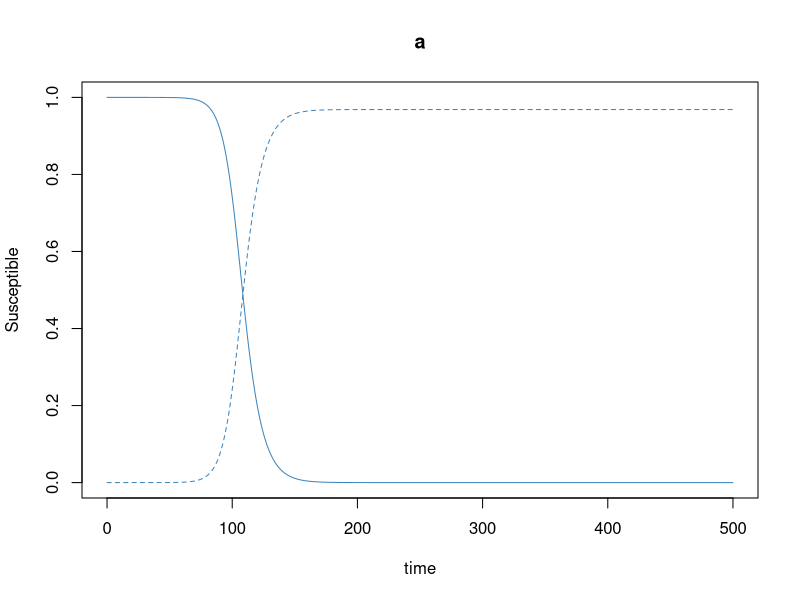
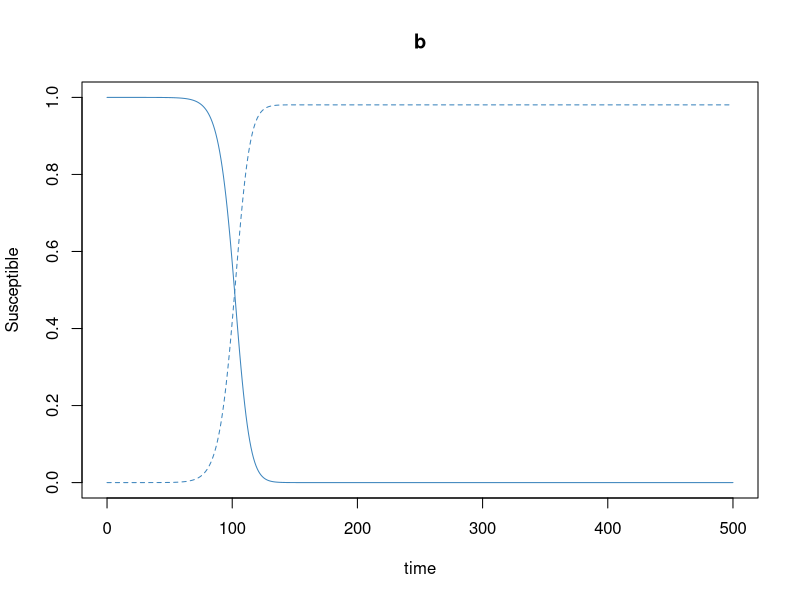
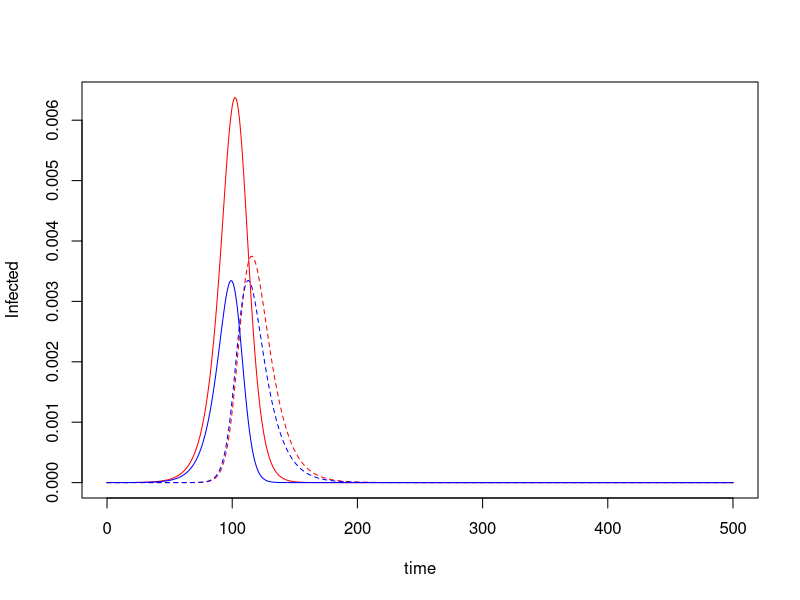
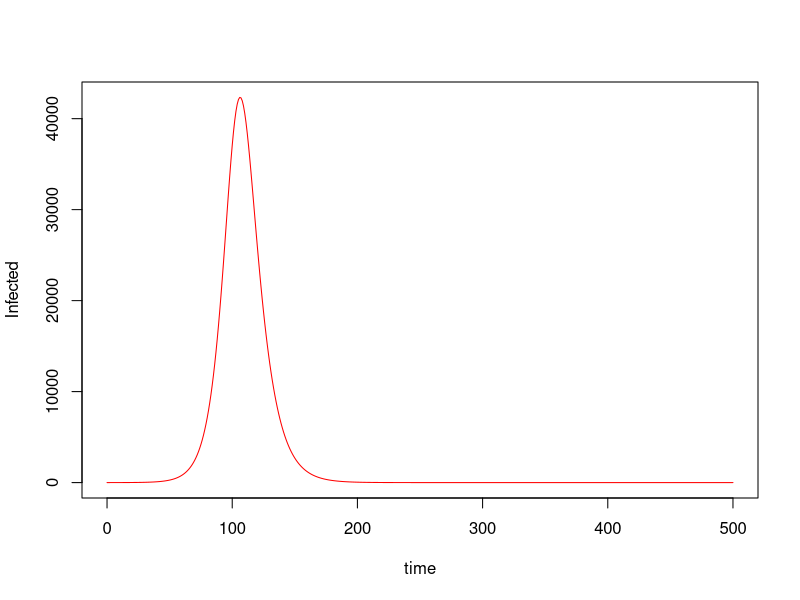
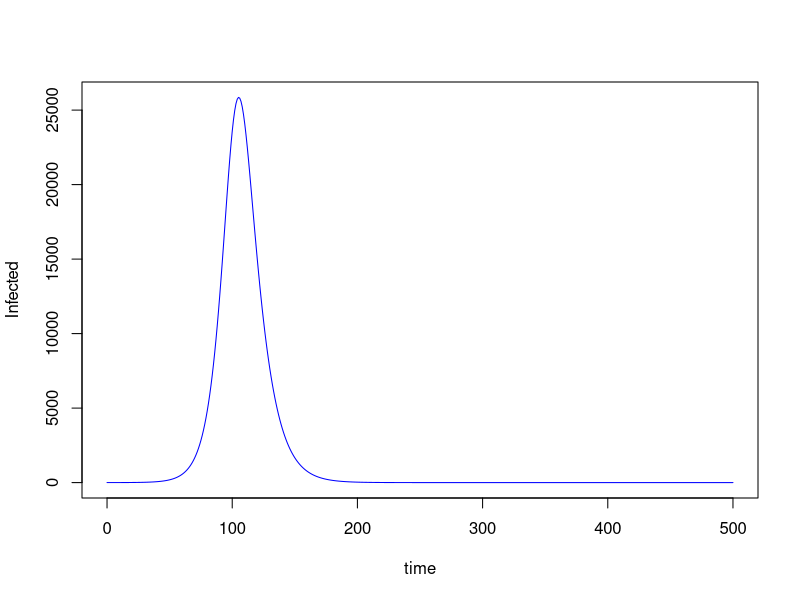
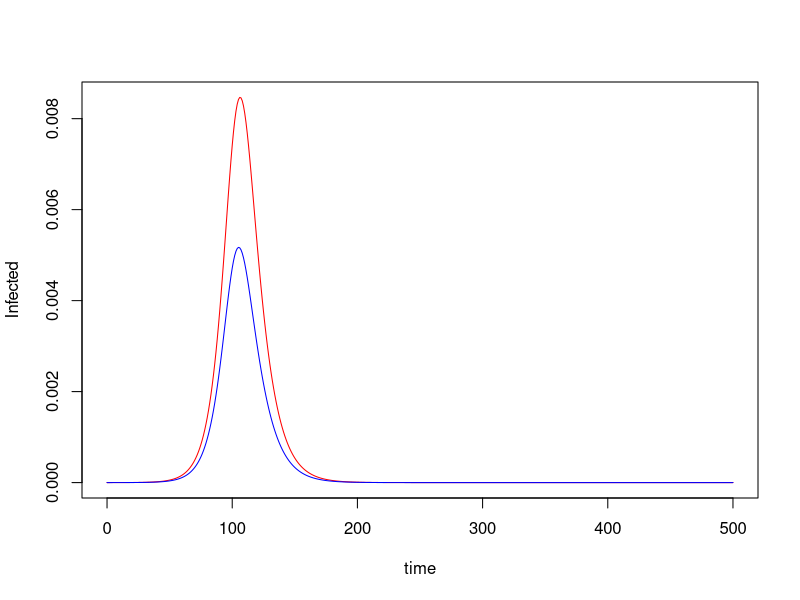
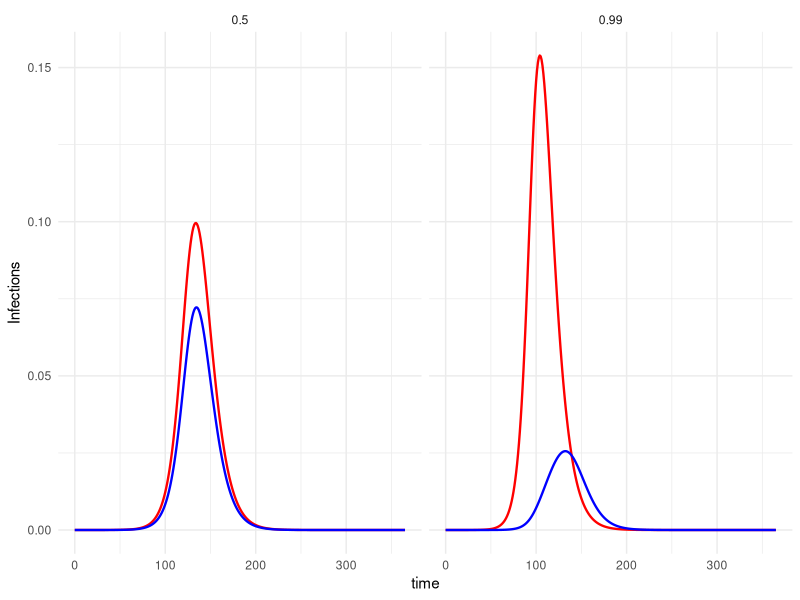
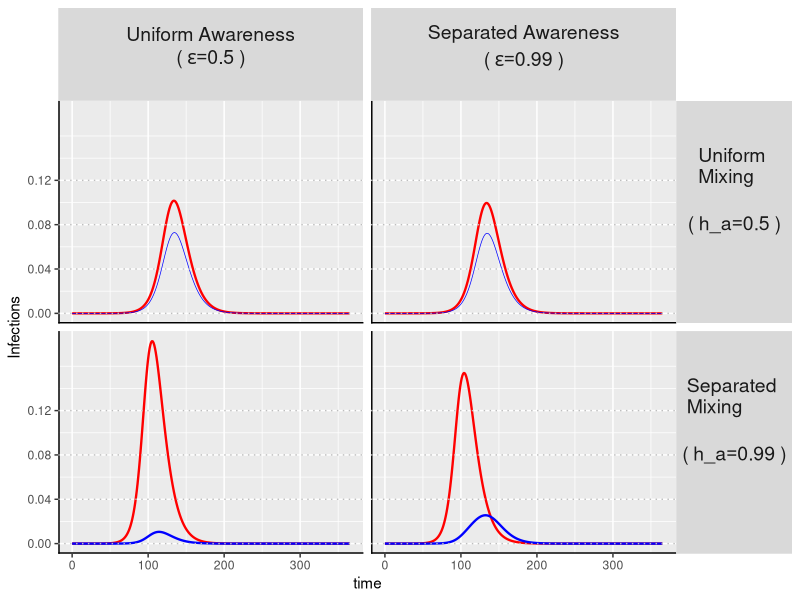

Reproduce these figures in R, in order.
# adapted from Harris et al.
# https://github.com/mjharris95/divided-disease/blob/main/aware-eqs.R
# https://www.cambridge.org/core/journals/evolutionary-human-sciences/article/social-divisions-and-risk-perception-drive-divergent-epidemics-and-large-later-waves/71613CAF7D03C9F20A8864A59B9BF311#article

library(deSolve)
library(tidyverse)
library(reshape2)

# two group SIR model (A and B); each compartment is split into "Protected (P)" and "Unprotected (U)"
# both groups can adopt protective behavior (i.e. mask usage) in two ways: 1) in response to deaths over a specified time window; 2) through contact with other "protected" individuals
# protective behavior is protective of both transmission and infection
# groups can differ in their rate of contact and their propensity to adopt protective behaviors
# fraction of the population in each group can vary
# homophily (degree to which members of a group mix within group versus outside their group) can vary


sir_two_group_pu <- function(C = NA, C_a = 3, C_b = 3, 
                          trans_p = 0.05, rho=1/10, mu = 0.01, 
                          h_a=.5, kappa=0.03, phi = 0,
                          I0_a=1, I0_b=1, N0 = 10000000, frac_a = 0.5, time = 500,
                          ell = 1, theta = NA, theta_a = 100, theta_b  = 100, 
                          epsilon = NA, epsilon_a = 0.5, epsilon_b = 0.5,
                          omega = NA, omega_a = 0.01, omega_b = 0.01,
                          get_params=FALSE) {
  
  
  if(!is.na(epsilon)){
    epsilon_a<-epsilon
    epsilon_b<-epsilon
  }
  
  if(!is.na(theta)){
    theta_a<-theta
    theta_b<-theta
  }
  
  if(!is.na(omega)){
    omega_a<-omega
    omega_b<-omega
  }
  
  
  if(!is.na(C)){
    C_a<-C
    C_b<-C
  }
  
  N0_a = N0 * frac_a #letting population be constant for now
  N0_b = N0 * (1 - frac_a)
  
  # create contact matrix entries : C_ba = contacts members of a have with members of b
  C_aa = C_a * h_a
  C_ba = C_a * (1 - h_a)
  # by reciprocity
  C_ab = (frac_a * C_ba ) / (1 - frac_a)
  C_bb = max(0, C_b - C_ab)
  
  N_a = N0_a
  N_b = N0_b
  
  #print(c(C_aa, C_ba, C_ab, C_bb))
  
  params<-c("trans_p" = trans_p, 
            "h_a"= h_a, 
            "C_a" = C_a, "C_b" = C_b,
            "C_aa" = C_aa, "C_ab" = C_ab,
            "C_ba" = C_ba, "C_bb" = C_bb,
            "kappa" = kappa,
            "phi"=phi, 
            "rho"=rho, 
            "mu"=mu, "time"=time, 
            "I0_a"=I0_a, "I0_b"=I0_b, 
            "N0_a" = N0_a, "N0_b"= N0_b,
            "ell"=ell,
            "epsilon_a"=epsilon_a, "epsilon_b"=epsilon_b,
            "theta_a"=theta_a, "theta_b"=theta_b) 
  
  state<-c( 
    
    #group a
    SUa<-(N0_a - I0_a),
    SPa<-0,
    IUa<-I0_a,
    IPa<-0,
    RUa<-0,
    RPa<-0,
    DUa<-0,
    DPa<-0,
    
    #group b
    SUb<-N0_b - I0_b,
    SPb<-0,
    IUb<-I0_b,
    IPb<-0,
    RUb<-0,
    RPb<-0,
    DUb<-0,
    DPb<-0
  )
  
  names(state)<- c("SUa", "SPa", "IUa", "IPa", "RUa", "RPa", "DUa", "DPa",
                   "SUb", "SPb", "IUb", "IPb", "RUb", "RPb", "DUb", "DPb")
  
  sir_up<-function(t, state, parameter){
    
    with(as.list(c(parameter, state)), {
      
      
      if(t<ell){
        lag<-rep(0, length(state))
      }
      else{
        lag<-lagvalue(t-ell)
      }
      
      dSUa <- -SUa*trans_p*(C_aa*(IUa/N_a + kappa*IPa/N_a) + C_ba*(IUb/N_b + kappa*IPb/N_b)) + 
        phi * SPa  - 
        theta_a * SUa * (epsilon_a * ((DUa+DPa-lag[which(names(state) == "DUa")]-lag[which(names(state) == "DPa")])/N_a) + 
                           (1-epsilon_a) * ((DUb+DPb-lag[which(names(state) == "DUb")]-lag[which(names(state) == "DPb")])/N_b) ) -
        omega_a * SUa * (C_aa *((SPa + IPa + RPa)/N_a) + (C_ba)*((SPb + IPb + RPb)/N_b))
      
 
      dSPa <- -SPa*kappa*trans_p*(C_aa*(IUa/N_a + kappa*IPa/N_a) + C_ba*(IUb/N_b + kappa*IPb/N_b)) - 
        phi * SPa +
        theta_a * SUa * (epsilon_a * ((DUa+DPa-lag[which(names(state) == "DUa")]-lag[which(names(state) == "DPa")])/N_a) + 
                           (1-epsilon_a) * ((DUb+DPb-lag[which(names(state) == "DUb")]-lag[which(names(state) == "DPb")])/N_b) ) +
        omega_a * SUa * (C_aa *((SPa + IPa + RPa)/N_a) + (C_ba)*((SPb + IPb + RPb)/N_b))
      
      dIUa <- SUa*trans_p*(C_aa*(IUa/N_a + kappa*IPa/N_a) + C_ba*(IUb/N_b + kappa*IPb/N_b))  + 
        phi * IPa -
        (rho) * IUa -
        theta_a * IUa * (epsilon_a * ((DUa+DPa-lag[which(names(state) == "DUa")]-lag[which(names(state) == "DPa")])/N_a) + 
                           (1-epsilon_a) * ((DUb+DPb-lag[which(names(state) == "DUb")]-lag[which(names(state) == "DPb")])/N_b) ) -
        omega_a * IUa * (C_aa *((SPa + IPa + RPa)/N_a) + (C_ba)*((SPb + IPb + RPb)/N_b))
      
      dIPa <- SPa*trans_p*kappa*(C_aa*(IUa/N_a + kappa*IPa/N_a) + C_ba*(IUb/N_b + kappa*IPb/N_b)) - 
        phi * IPa -
        (rho) * IPa +
        theta_a * IUa * (epsilon_a * ((DUa+DPa-lag[which(names(state) == "DUa")]-lag[which(names(state) == "DPa")])/N_a) + 
                           (1-epsilon_a) * ((DUb+DPb-lag[which(names(state) == "DUb")]-lag[which(names(state) == "DPb")])/N_b) ) +
        omega_a * IUa * (C_aa *((SPa + IPa + RPa)/N_a) + (C_ba)*((SPb + IPb + RPb)/N_b))
      
      dRUa <- rho * (1-mu) * IUa  + phi * RPa  -
        theta_a * RUa * (epsilon_a * ((DUa+DPa-lag[which(names(state) == "DUa")]-lag[which(names(state) == "DPa")])/N_a) + 
                           (1-epsilon_a) * ((DUb+DPb-lag[which(names(state) == "DUb")]-lag[which(names(state) == "DPb")])/N_b) ) -
        omega_a * RUa * (C_aa *((SPa + IPa + RPa)/N_a) + (C_ba)*((SPb + IPb + RPb)/N_b))
      
      dRPa <- rho * (1-mu) * IPa  - phi * RPa  +
        theta_a * RUa * (epsilon_a * ((DUa+DPa-lag[which(names(state) == "DUa")]-lag[which(names(state) == "DPa")])/N_a) + 
                           (1-epsilon_a) * ((DUb+DPb-lag[which(names(state) == "DUb")]-lag[which(names(state) == "DPb")])/N_b) ) +
        omega_a * RUa * (C_aa *((SPa + IPa + RPa)/N_a) + (C_ba)*((SPb + IPb + RPb)/N_b))
      
      dDUa <- rho*mu*IUa
      
      dDPa <- rho*mu*IPa
      
      
      #transitions for group b
      
      dSUb <- -SUb*trans_p*(C_ab*(IUa/N_a + kappa*IPa/N_a) + C_bb*(IUb/N_b + kappa*IPb/N_b))  + phi * SPb - 
        theta_b * SUb * ((1-epsilon_b) * ((DUa+DPa-lag[which(names(state) == "DUa")]-lag[which(names(state) == "DPa")])/N_a) + 
                           (epsilon_b) * ((DUb+DPb-lag[which(names(state) == "DUb")]-lag[which(names(state) == "DPb")]) / N_b)) -
        omega_b * SUb * (C_ab *((SPa + IPa + RPa)/N_a) + (C_bb)*((SPb + IPb + RPb)/N_b))
      
      dSPb <- -trans_p*kappa*SPb*(C_ab*(IUa/N_a + kappa*IPa/N_a) + C_bb*(IUb/N_b + kappa*IPb/N_b))  - phi * SPb +
        theta_b * SUb * ((1-epsilon_b) * ((DUa+DPa-lag[which(names(state) == "DUa")]-lag[which(names(state) == "DPa")])/N_a) + 
                           (epsilon_b) * ((DUb+DPb-lag[which(names(state) == "DUb")]-lag[which(names(state) == "DPb")]) / N_b)) +
        omega_b * SUb * (C_ab *((SPa + IPa + RPa)/N_a) + (C_bb)*((SPb + IPb + RPb)/N_b))
      
      dIUb <- trans_p*SUb*(C_ab*(IUa/N_a + kappa*IPa/N_a) + C_bb*(IUb/N_b + kappa*IPb/N_b)) + phi * IPb -
        (rho) * IUb -
        theta_b * IUb * ((1-epsilon_b) * ((DUa+DPa-lag[which(names(state) == "DUa")]-lag[which(names(state) == "DPa")])/N_a) + 
                           (epsilon_b) * ((DUb+DPb-lag[which(names(state) == "DUb")]-lag[which(names(state) == "DPb")]) / N_b)) -
        omega_b * IUb * (C_ab *((SPa + IPa + RPa)/N_a) + (C_bb)*((SPb + IPb + RPb)/N_b))
      
      dIPb <- trans_p*kappa*SPb*(C_ab*(IUa/N_a + kappa*IPa/N_a) + C_bb*(IUb/N_b + kappa*IPb/N_b)) - phi * IPb -
        (rho) * IPb +
        theta_b * IUb * ((1-epsilon_b) * ((DUa+DPa-lag[which(names(state) == "DUa")]-lag[which(names(state) == "DPa")])/N_a) + 
                           (epsilon_b) * ((DUb+DPb-lag[which(names(state) == "DUb")]-lag[which(names(state) == "DPb")]) / N_b)) +
        omega_b * IUb * (C_ab *((SPa + IPa + RPa)/N_a) + (C_bb)*((SPb + IPb + RPb)/N_b))
      
      dRUb <- (1-mu) * rho * IUb + phi * RPb -
        theta_b * RUb * ((1-epsilon_b) * ((DUa+DPa-lag[which(names(state) == "DUa")]-lag[which(names(state) == "DPa")])/N_a) + 
                           (epsilon_b) * ((DUb+DPb-lag[which(names(state) == "DUb")]-lag[which(names(state) == "DPb")]) / N_b)) -
        omega_b * RUb * (C_ab *((SPa + IPa + RPa)/N_a) + (C_bb)*((SPb + IPb + RPb)/N_b))
      
      dRPb <- (1-mu) * rho * IPb  - phi * RPb +
        theta_b * RUb * ((1-epsilon_b) * ((DUa+DPa-lag[which(names(state) == "DUa")]-lag[which(names(state) == "DPa")])/N_a) + 
                           (epsilon_b) * ((DUb+DPb-lag[which(names(state) == "DUb")]-lag[which(names(state) == "DPb")]) / N_b)) +
        omega_b * RUb * (C_ab *((SPa + IPa + RPa)/N_a) + (C_bb)*((SPb + IPb + RPb)/N_b))
      
      dDUb <- rho*mu*IUb
      
      dDPb <- rho*mu*IPb
      
      
      return(list(c(dSUa, dSPa, dIUa, dIPa, dRUa, dRPa, dDUa, dDPa,
                    dSUb, dSPb, dIUb, dIPb, dRUb, dRPb, dDUb, dDPb
      )))
    })
  }
  
  times<-seq(from=0, to=time, by=1)
  
  as.data.frame(dede(state, times, sir_up, params))->sim
  
  if(get_params){
    return(list(sim=sim, params=params))
  }
  
  else{
    return(sim)
  }
  
  
  
}

#### test run ####

N0 = 10000000; frac_a = 0.5
N_a = frac_a*N0; N_b = N0 - N_a

ls<-sir_two_group_pu(C = NA, C_a = 5, C_b = 3, 
                     trans_p = 0.05, rho=1/10, mu = 0.01, 
                     h_a=0.5, kappa=0.3, phi = 0,
                     I0_a=1, I0_b=1, N0 = N0, frac_a = frac_a, time = 500,
                     theta_a = 20, theta_b = 100, epsilon = 0.5,
                     omega_a = 0.02, omega_b = 0.08,
                     get_params=TRUE)
sim<-ls$sim


plot(SUa/N_a~time, data=sim, type="l", col="#3D85BD", ylab="Susceptible", main="a", ylim = c(0,1))
lines(SPa/N_a~time, data=sim, col="#3D85BD", lty=2)
plot(SUb/N_b~time, data=sim, col="#3D85BD", type="l", main="b", ylab="Susceptible", ylim = c(0,1))
lines(SPb/N_b~time, data=sim, col="#3D85BD", lty=2)


plot(IUa/N_a~time, data=sim, type="l", col="red", ylab="Infected")
lines(IPa/N_a~time, data=sim, col="red", lty=2)
lines(IUb/N_b~time, data=sim, col="blue", type="l", ylab="Infected")
lines(IPb/N_b~time, data=sim, col="blue", lty=2)


plot((IUa + IPa)~time, data=sim, type="l", col="red", ylab="Infected")
plot((IUb+IPb)~time, data=sim, type="l", col="blue", ylab="Infected")

plot((IUa+IPa)/N_a~time, data=sim, type="l", col="red", ylab="Infected")
lines((IUb+IPb)/N_b~time, data=sim, col="blue", type="l", ylab="Infected")

#### simulate across parameters ####

# intial conditions
N0 = 10000000 # population size
frac_a = 0.5 # fraction in group A
N_a = frac_a*N0; N_b = N0 - N_a
I0_a = 1 #intial infected in A
I0_b = 1 # intial infected in B

# parameters
C_a = 5; C_b = 3 # average number of contacts per day 
trans_p = 0.05 # probability of transmission given contact
rho = 1/10 # 1 / infectious period
mu = 0.01 # probability of dying following infection
kappa = 0.3 # reducting in transmission and infection due to protective behavior
phi = 0 # waning rate of protective behavior


time = 365 # time steps for simulation
theta_a = 80 # responsiveness to deaths for adopting protective behavior in group A
theta_b = 100 # responsiveness to deaths for adopting protective behavior in group B 
omega_a = 0.01 # group A's rate of adopting protective behavior based on contact with protected individuals 
omega_b = 0.02 # group B's rate of adopting protective behavior based on contact with protected individuals 

h_a = c(.5, .99) # measure of homiphily in group A
epsilon = c(.5, .99) #


expand.grid(h_a=h_a, epsilon=epsilon)  %>%
  data.frame() %>%
  apply(1, function(par) sir_two_group_pu(C = NA, C_a = C_a, C_b = C_b, 
                                          trans_p = trans_p, rho=rho, mu = mu, 
                                          h_a=par[["h_a"]],
                                          kappa=kappa, phi = phi,
                                          I0_a=I0_a, I0_b=I0_b, N0 = N0, frac_a = frac_a, 
                                          time = time,
                                          theta_a = theta_a, 
                                          theta_b = theta_b, 
                                          epsilon=par[["epsilon"]],
                                          omega_a = omega_a, omega_b = omega_b) %>% 
          cbind(h_a=par[["h_a"]], epsilon=par[["epsilon"]])) %>% 
  do.call(rbind, .) %>%
  mutate(eps_descript = ifelse(epsilon==.5, "Uniform Awareness", 
                               ifelse(epsilon==.99,"Separated Awareness",
                                      " "))) %>%
  mutate(h_descript = ifelse(h_a==.5, "Uniform \nMixing", 
                             ifelse(h_a==.99,"Separated \nMixing",
                                    " "))) -> df

line_sz<-.8


ggplot(df %>% filter(epsilon == 0.99)) +
  geom_line(aes(x=time, y=(IUa+IPa)/N_a), size=line_sz, color="red") + 
  geom_line(aes(x=time, y=(IUb+IPb)/N_b), size=line_sz, color="blue") + 
  facet_grid(~h_a) +
  ylab("Infections")+
  theme_minimal()
  

ggplot(df) +
  geom_line(aes(x=time, y=(IUa+IPa)/N_a), size=line_sz, color="red") + 
  geom_line(aes(x=time, y=(IUb+IPb)/N_b, size=as.factor(h_a)), color="blue")+
  annotate("segment", x=-Inf, xend=Inf, y=-Inf, yend=-Inf, size=1)+
  annotate("segment", x=-Inf, xend=-Inf, y=-Inf, yend=Inf, size=1)+
  geom_hline(yintercept=c(0,.04,.08, .12), linetype="dotted", color="gray")+
  facet_grid(h_a+h_descript~epsilon+eps_descript, 
             labeller=label_bquote(
               cols=atop(atop(phantom(), .(eps_descript)), atop("("~epsilon==.(epsilon)~")", phantom())),
               rows=atop(atop(.(h_descript), ""), atop("("~h_a==.(h_a)~")", phantom()))))+
  ylab("Infections")+
  theme(strip.text.y = element_text(angle = 0))+scale_y_continuous(breaks=c(0, .04, .08, .12))+
  scale_size_manual(values=c("0.5"=.3*line_sz, "0.99"=line_sz), guide="none", na.value = line_sz)+
  scale_colour_manual(name="", 
                      labels = c(expression("group"~italic(a)), expression("group"~italic(b))),
                      values = c("group *a*"="red", "group *b*"="blue"))+
  theme(strip.text=element_text(size=20))
